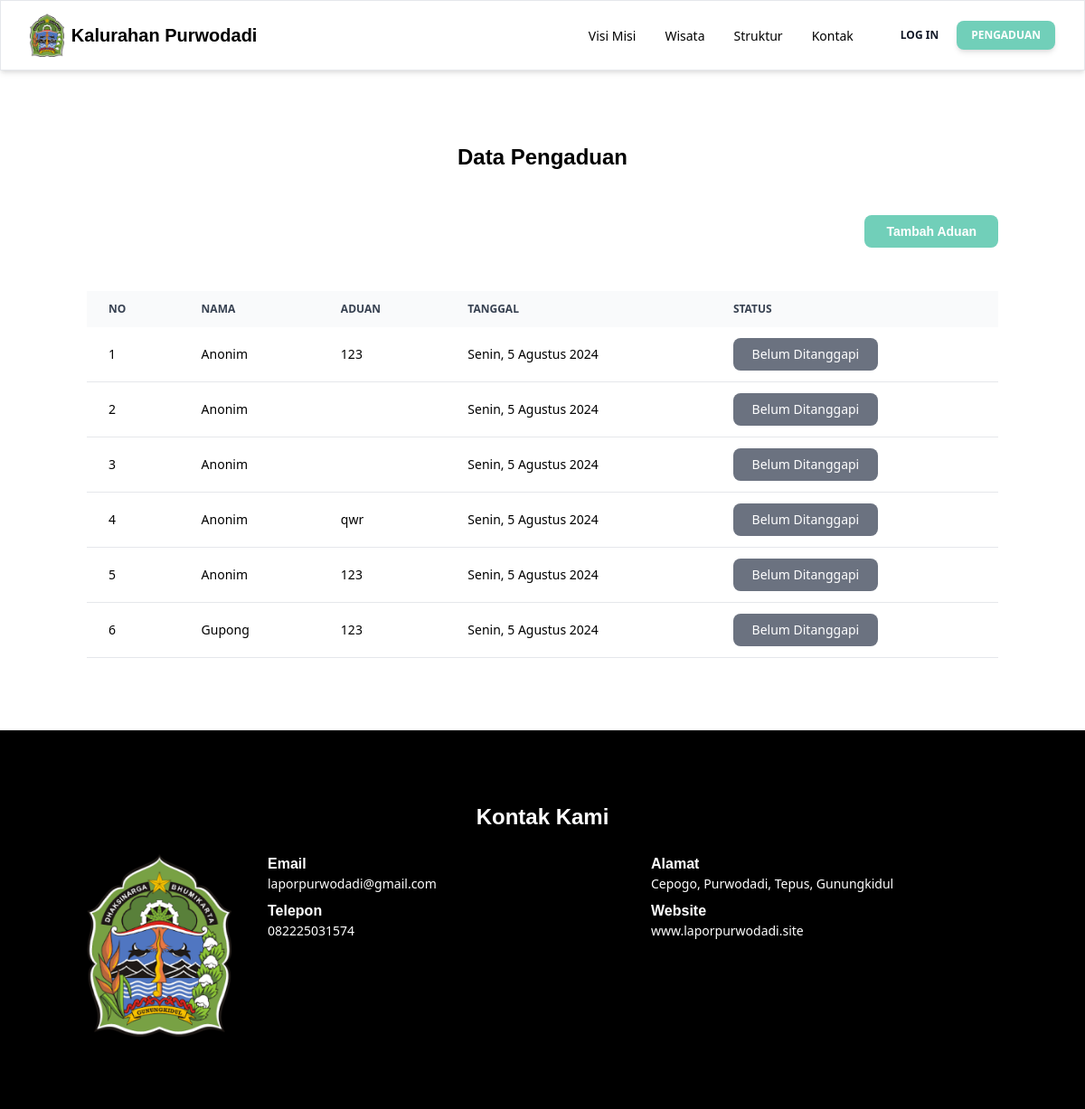
The page /riwayat-pengaduan.php on the database as committed earlier.
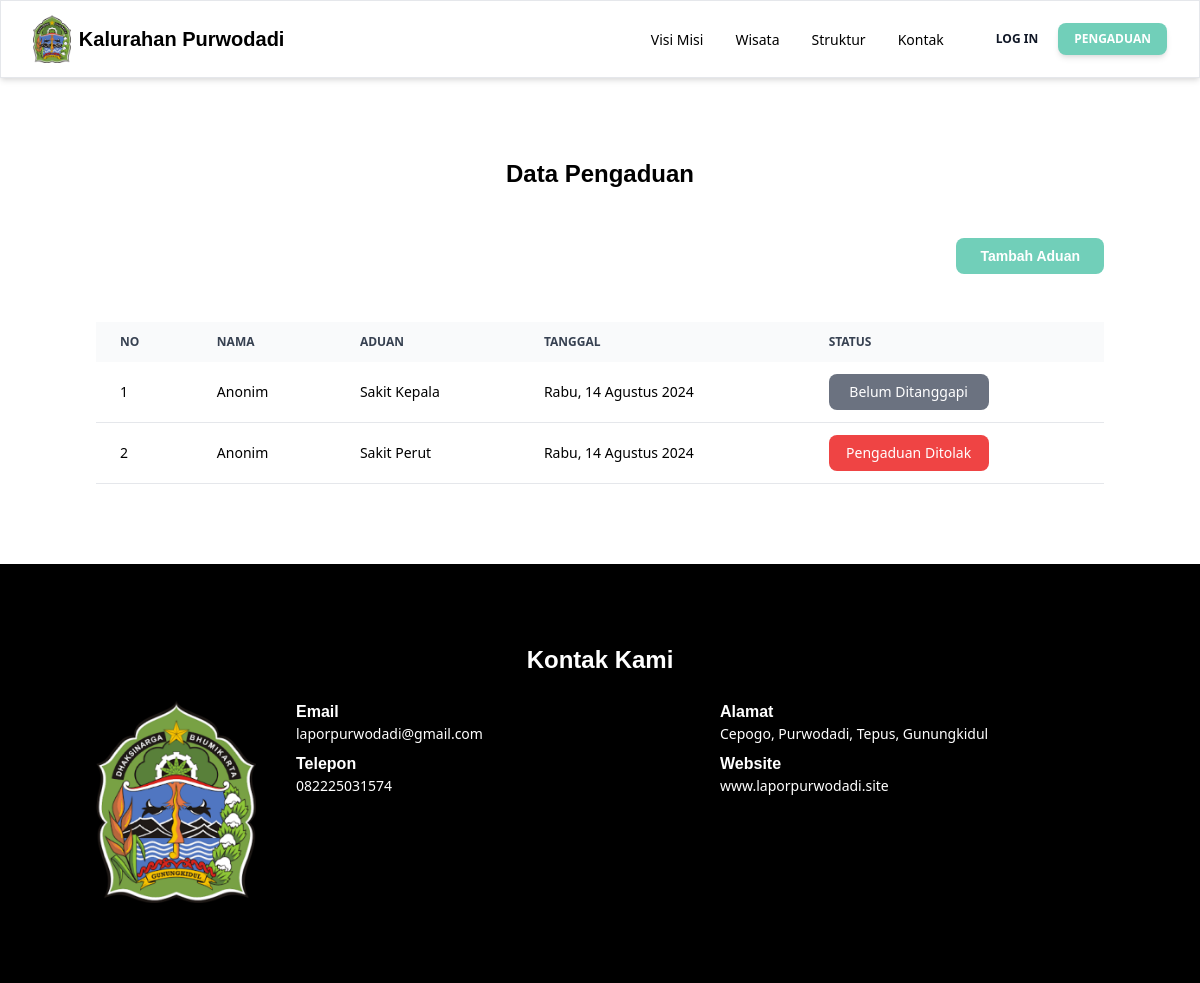
The same page on the database as committed later.
### tables this page shows
CREATE TABLE `pengaduan` (
  `pengaduanId` int(11) NOT NULL,
  `nama` varchar(255) NOT NULL,
  `nik` varchar(255) NOT NULL,
  `telepon` varchar(255) NOT NULL,
  `dukuh` varchar(255) NOT NULL,
  `isi` text NOT NULL,
  `foto` text DEFAULT NULL,
  `status` int(11) NOT NULL DEFAULT 1,
  `tanggal` date NOT NULL DEFAULT current_timestamp()
);

### services/useCase/getPengaduan.php (called while the page is built)
<?php
require_once './services/db/connection.php';
function getPengaduan()
{
    global $conn;
    $sql = "SELECT * FROM pengaduan ORDER BY pengaduanId DESC";
    $result = $conn->query($sql);
    $pengaduan = [];
    if ($result->num_rows > 0) {
        while ($row = $result->fetch_assoc()) {
            $pengaduan[] = $row;
        }
    }
    return $pengaduan;
}

### services/useCase/formatDate.php (called while the page is built)
<?php
function formatDate($tanggal)
{
    $date = new DateTime($tanggal);
    $hariIndo = array(
        'Sunday' => 'Minggu',
        'Monday' => 'Senin',
        'Tuesday' => 'Selasa',
        'Wednesday' => 'Rabu',
        'Thursday' => 'Kamis',
        'Friday' => 'Jumat',
        'Saturday' => 'Sabtu'
    );
    $bulanIndo = array(
        1 => 'Januari',
        2 => 'Februari',
        3 => 'Maret',
        4 => 'April',
        5 => 'Mei',
        6 => 'Juni',
        7 => 'Juli',
        8 => 'Agustus',
        9 => 'September',
        10 => 'Oktober',
        11 => 'November',
        12 => 'Desember'
    );
    $hari = $hariIndo[$date->format('l')];
    $tanggal = $date->format('j');
    $bulan = $bulanIndo[(int)$date->format('n')];
    $tahun = $date->format('Y');
    return "$hari, $tanggal $bulan $tahun";
}

### riwayat-pengaduan.php (the view, shortened to what this page needs)
<?php
require_once 'services/useCase/getPengaduan.php';
require_once 'services/useCase/formatDate.php';
$pengaduanList = getPengaduan();
?>
<!DOCTYPE html>
<html lang="en">
<head>
    <link href="https://unpkg.com/tailwindcss@^2/dist/tailwind.min.css" rel="stylesheet" />
    <link rel="stylesheet" href="./src/style/global.css" />
</head>
<body class="bg-white flex flex-col">
    <nav class="sticky top-0 z-50 block w-full max-w-full px-4 py-1 text-black bg-white border rounded-none shadow-md border-white/80 lg:px-8 lg:py-2">
        <div class="flex items-center justify-between text-blue-gray-900">
            <a href="./#hero" class="mr-4 block cursor-pointer py-1.5 font-sans text-base font-medium leading-relaxed text-inherit antialiased flex items-center gap-2">
                <img src="./src/images/kabKidul.png" class="w-auto h-12" />
                <span class="hidden lg:inline-block font-poppins text-xl font-bold">Kalurahan Purwodadi</span>
            </a>
            <div class="flex items-center gap-4">
                <div class="hidden mr-4 lg:block">
                    <ul class="flex flex-col gap-2 mt-2 mb-4 lg:mb-0 lg:mt-0 lg:flex-row lg:items-center lg:gap-6">
                        <li class="block p-1 font-sans text-sm antialiased font-normal leading-normal text-blue-gray-900">
                            <a href="./#visi" class="flex items-center">Visi Misi</a>
                        </li>
                        <li class="block p-1 font-sans text-sm antialiased font-normal leading-normal text-blue-gray-900">
                            <a href="./#wisata" class="flex items-center">Wisata</a>
                        </li>
                        <li class="block p-1 font-sans text-sm antialiased font-normal leading-normal text-blue-gray-900">
                            <a href="./#struktur" class="flex items-center">Struktur</a>
                        </li>
                        <li class="block p-1 font-sans text-sm antialiased font-normal leading-normal text-blue-gray-900">
                            <a href="./#footer" class="flex items-center">Kontak</a>
                        </li>
                    </ul>
                </div>
                <div class="flex items-center gap-x-1">
                    <a class="hidden px-4 py-2 font-sans text-xs font-bold text-center text-gray-900 uppercase align-middle transition-all rounded-lg select-none hover:bg-gray-900/10 active:bg-gray-900/20 disabled:pointer-events-none disabled:opacity-50 disabled:shadow-none lg:inline-block" href="./login.php">
                        <span>Log In</span>
                    </a>
                    <a class="hidden select-none rounded-lg bg-primary py-2 px-4 text-center align-middle font-sans text-xs font-bold uppercase text-white shadow-md shadow-gray-900/10 transition-all hover:shadow-lg hover:shadow-gray-900/20 active:opacity-[0.85] disabled:pointer-events-none disabled:opacity-50 disabled:shadow-none lg:inline-block cursor-pointer" href="./pengaduan.php" target="_blank" type="button">
                        <span>Pengaduan</span>
                    </a>
                </div>
            </div>
        </div>
    </nav>
    <section id="pengaduan" class="w-full min-h-[80vh] z-10 bg-white py-20 ">
        <div class="w-full flex flex-col items-center gap-6 md:gap-8 lg:gap-12 px-6 md:px-12 lg:px-24 md:px-12 lg:px-24">
            <h2 class="text-black font-bold text-lg md:text-xl lg:text-2xl md:text-xl lg:text-2xl font-poppins text-center">
                Data Pengaduan
            </h2>
            <a href="./pengaduan.php" class="text-white bg-primary w-fit px-6 py-2 rounded-lg font-poppins font-bold text-sm self-end">Tambah Aduan</a>
            <table class="w-full text-sm text-left rtl:text-right text-gray-500 dark:text-gray-400">
                <thead class="text-xs text-gray-700 uppercase bg-gray-50 dark:bg-gray-700 dark:text-gray-400">
                    <tr>
                        <th scope="col" class="px-6 py-3">No</th>
                        <th scope="col" class="px-6 py-3">Nama</th>
                        <th scope="col" class="px-6 py-3">Aduan</th>
                        <th scope="col" class="px-6 py-3">Tanggal</th>
                        <th scope="col" class="px-6 py-3">Status</th>
                    </tr>
                </thead>
                <tbody>
                    <?php foreach ($pengaduanList as $index => $pengaduan) : ?>
                        <tr class="bg-white border-b text-black">
                            <td scope="row" class="px-6 py-3"><?php echo $index + 1; ?></td>
                            <td scope="row" class="px-6 py-3 font-medium"><?php echo htmlspecialchars($pengaduan['nama']); ?></td>
                            <td scope="row" class="px-6 py-3 max-w-xl"><?php echo htmlspecialchars($pengaduan['isi']); ?></td>
                            <td scope="row" class="px-6 py-3"><?php echo formatDate(htmlspecialchars($pengaduan['tanggal'])); ?></td>
                            <td scope="row" class="px-6 py-3">
                                <?php if ($pengaduan['status'] == 1) : ?>
                                    <div class="font-medium bg-gray-500 text-white rounded-lg px-4 py-2 w-40 text-center cursor-pointer status-clickable" data-status="1" data-id="<?php echo $pengaduan['pengaduanId']; ?>">
                                        Belum Ditanggapi
                                    </div>
                                <?php elseif ($pengaduan['status'] == 2) : ?>
                                    <div class="font-medium bg-red-500 text-white rounded-lg px-4 py-2 w-40 text-center"> Pengaduan Ditolak </div>
                                <?php elseif ($pengaduan['status'] == 3) : ?>
                                    <div class="font-medium bg-blue-500 text-white rounded-lg px-4 py-2 w-40 text-center cursor-pointer status-clickable" data-status="3" data-id="<?php echo $pengaduan['pengaduanId']; ?>">
                                        Dalam Proses
                                    </div>
                                <?php elseif ($pengaduan['status'] == 4) : ?>
                                    <div class="font-medium bg-green-500 text-white rounded-lg px-4 py-2 w-40 text-center"> Selesai </div>
                                <?php endif; ?>
                            </td>
                        </tr>
                    <?php endforeach; ?>
                </tbody>
            </table>
        </div>
    </section>
    <section id="footer" class="w-full min-h-[80vh] z-10 bg-black py-20 text-white">
        <div class="w-full flex flex-col items-center gap-6 px-6 md:px-12 lg:px-24">
            <h2 class="font-bold text-lg md:text-xl lg:text-2xl font-poppins text-center">
                Kontak Kami
            </h2>
            <div class="w-full flex flex-col md:flex-row gap-6">
                <img src="./src/images/kabKidul.png" class="w-40 h-auto object-cover rounded-lg hover:scale-105 transition-all self-center md:self-start" />
                <div class="w-full flex flex-col px-4 gap-2">
                    <div class="w-full flex flex-col">
                        <h4 class="font-bold text-base font-poppins">Email</h4>
                        <a class="text-sm" href="mailto:laporpurwodadi@gmail.com">laporpurwodadi@gmail.com</a>
                    </div>
                    <div class="w-full flex flex-col">
                        <h4 class="font-bold text-base font-poppins">Telepon</h4>
                        <a class="text-sm" href="https://wa.me/6282225031574">082225031574</a>
                    </div>
                </div>
                <div class="w-full flex flex-col px-4 gap-2">
                    <div class="w-full flex flex-col">
                        <h4 class="font-bold text-base font-poppins">Alamat</h4>
                        <p class="text-sm">Cepogo, Purwodadi, Tepus, Gunungkidul</p>
                    </div>
                    <div class="w-full flex flex-col">
                        <h4 class="font-bold text-base font-poppins">Website</h4>
                        <p class="text-sm">www.laporpurwodadi.site</p>
                    </div>
                </div>
            </div>
        </div>
    </section>
</body>
</html>

### src/style/global.css (style rules this page uses)
:root { --primary: #71cfb9; --secondary: #fac441; --accent: #556080; }
.bg-primary { background-color: var(--primary); }
.font-poppins { font-family: "Poppins", sans-serif; }

Rows that differ between the two databases and show on the page:
removed pengaduan: nama "Anonim", isi "123", tanggal "Senin, 5 Agustus 2024"
removed pengaduan: nama "Anonim", tanggal "Senin, 5 Agustus 2024"
removed pengaduan: nama "Anonim", tanggal "Senin, 5 Agustus 2024"
removed pengaduan: nama "Anonim", isi "qwr", tanggal "Senin, 5 Agustus 2024"
removed pengaduan: nama "Anonim", isi "123", tanggal "Senin, 5 Agustus 2024"
removed pengaduan: nama "Gupong", isi "123", tanggal "Senin, 5 Agustus 2024"
added pengaduan: nama "Anonim", isi "Sakit Kepala", tanggal "Rabu, 14 Agustus 2024"
added pengaduan: nama "Anonim", isi "Sakit Perut", tanggal "Rabu, 14 Agustus 2024", status "Pengaduan Ditolak"
